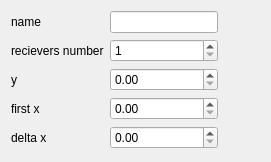
<?xml version="1.0" encoding="UTF-8"?>
<ui version="4.0">
 <class>RecieverGroupEditor</class>
 <widget class="QWidget" name="RecieverGroupEditor">
  <property name="geometry">
   <rect>
    <x>0</x>
    <y>0</y>
    <width>271</width>
    <height>162</height>
   </rect>
  </property>
  <property name="windowTitle">
   <string>Form</string>
  </property>
  <layout class="QFormLayout" name="formLayout_2">
   <item row="0" column="0">
    <layout class="QFormLayout" name="formLayout">
     <item row="0" column="0">
      <widget class="QLabel" name="label">
       <property name="text">
        <string>name</string>
       </property>
      </widget>
     </item>
     <item row="0" column="1">
      <widget class="QLineEdit" name="nameLine"/>
     </item>
     <item row="1" column="0">
      <widget class="QLabel" name="label_2">
       <property name="text">
        <string>recievers number</string>
       </property>
      </widget>
     </item>
     <item row="1" column="1">
      <widget class="QSpinBox" name="reciverNumberBox">
       <property name="minimum">
        <number>1</number>
       </property>
       <property name="maximum">
        <number>500</number>
       </property>
      </widget>
     </item>
     <item row="2" column="0">
      <widget class="QLabel" name="label_3">
       <property name="text">
        <string>y</string>
       </property>
      </widget>
     </item>
     <item row="2" column="1">
      <widget class="QDoubleSpinBox" name="yBox">
       <property name="maximum">
        <double>9999.989999999999782</double>
       </property>
      </widget>
     </item>
     <item row="3" column="0">
      <widget class="QLabel" name="label_4">
       <property name="text">
        <string>first x</string>
       </property>
      </widget>
     </item>
     <item row="3" column="1">
      <widget class="QDoubleSpinBox" name="firstxBox">
       <property name="maximum">
        <double>9999.989999999999782</double>
       </property>
      </widget>
     </item>
     <item row="4" column="0">
      <widget class="QLabel" name="label_5">
       <property name="text">
        <string>delta x</string>
       </property>
      </widget>
     </item>
     <item row="4" column="1">
      <widget class="QDoubleSpinBox" name="deltaxBox">
       <property name="maximum">
        <double>9999.989999999999782</double>
       </property>
      </widget>
     </item>
    </layout>
   </item>
  </layout>
 </widget>
 <resources/>
 <connections/>
</ui>
